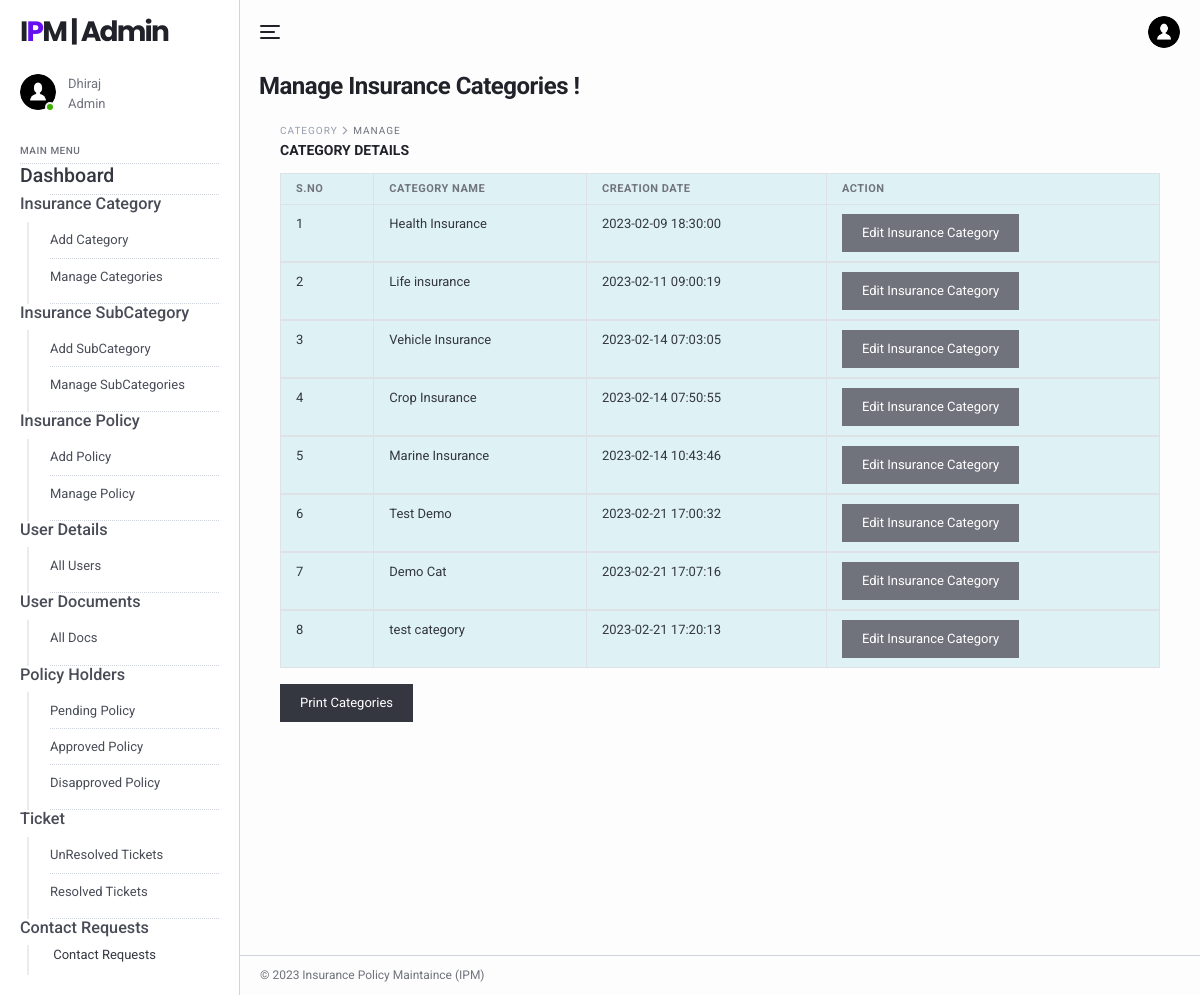
The app's page /ipm/admin/manage-categories.php (signed in) with its own data.
### tables this page shows
CREATE TABLE `tblimsadmin` (
  `ID` int(11) NOT NULL,
  `AdminName` varchar(120) DEFAULT NULL,
  `AdminUsername` varchar(45) DEFAULT NULL,
  `Password` varchar(45) DEFAULT NULL,
  `AdminRegdate` timestamp NULL DEFAULT current_timestamp()
);

CREATE TABLE `category` (
  `ID` int(11) NOT NULL,
  `CategoryName` varchar(45) DEFAULT NULL,
  `CreationDate` timestamp NULL DEFAULT current_timestamp()
);

### ipm/admin/manage-categories.php (the view, shortened to what this page needs)
<?php
include('includes/dbconnection.php');
if (strlen($_SESSION['aid']==0)) {
  header('location:logout.php');
  } else{
?>
<!DOCTYPE html>
<html lang="en">
  <head>
    <link href="../lib/fontawesome-free/css/all.min.css" rel="stylesheet">
    <link href="../lib/ionicons/css/ionicons.min.css" rel="stylesheet">
    <link href="../lib/typicons.font/typicons.css" rel="stylesheet">
    <link href="../lib/morris.js/morris.css" rel="stylesheet">
    <link href="../lib/flag-icon-css/css/flag-icon.min.css" rel="stylesheet">
    <link href="../lib/jqvmap/jqvmap.min.css" rel="stylesheet">
    <link rel="stylesheet" href="../css/azia.css">
  </head>
  <body class="az-body az-body-sidebar">
<?php include_once('includes/sidebar.php');?>
    <div class="az-content az-content-dashboard-two">
<?php include_once('includes/header.php');?>
      <div class="az-content-header d-block d-md-flex">
        <div>
          <h2 class="az-content-title mg-b-5 mg-b-lg-8">Manage Insurance Categories !</h2>
        </div>
      </div>
      <div class="az-content-body">
     <div class="az-content">
      <div class="container">
        <div class="az-content-body">
          <div class="az-content-breadcrumb">
            <span>Category </span>
            <span>Manage</span>
          </div>
          <div class="az-content-label mg-b-5">Category Details</div>
          <div class="table-responsive">
            <table class="table table-info table-bordered table-stripped table-hover mg-b-0">
              <thead>
                <tr>
                  <th>S.NO</th>
                  <th>Category Name</th>
                  <th>Creation Date</th>
                  <th>Action</th>
                </tr>
              </thead>
              <?php
                $ret=mysqli_query($con,"select * from category");
                $cnt=1;
                while ($row=mysqli_fetch_array($ret)) {
                ?>
              <tbody>
                <tr>
                  <td><?php echo $cnt;?></td>
                  <td><?php  echo $row['CategoryName'];?></td>
                  <td><?php  echo $row['CreationDate'];?></td>
                  <td><a href="editcategory.php?editid=<?php echo $row['ID'];?>" class="btn btn-secondary">Edit Insurance Category</a>
                </tr>
                <?php
              $cnt=$cnt+1;
              }?>
              </tbody>
            </table>
<button class="btn btn-dark mt-3" onclick="window.print()">Print Categories</button>
          </div>
            </div>
          </div>
        </div>
      </div>
    <?php include_once('includes/footer.php');?>
    </div>
  </body>
</html>
<?php }  ?>

### ipm/admin/includes/sidebar.php (shortened to what this page needs)
<div class="az-sidebar">
    <div class="az-sidebar-header">
      <a href="#" class="az-logo">I<span>P</span>M | Admin</a>
    </div>
    <div class="az-sidebar-loggedin">
      <div class="az-img-user online"><img src="../img/user.png" alt=""></div>
      <div class="media-body">
                    <?php
                    $adminid=$_SESSION['aid'];
                    $ret=mysqli_query($con,"select AdminName from tblimsadmin where ID='$adminid'");
                    $row=mysqli_fetch_array($ret);
                    $name=$row['AdminName'];
                    ?>
                <span><?php echo $name; ?></span>
        <span>Admin</span>
      </div>
    </div>
    <div class="az-sidebar-body">
      <ul class="nav">
        <li class="nav-label">Main Menu</li>
          <li class="nav-item show">
          <a href="dashboard.php" class="text-dark"><h4>Dashboard</h4></a>
        </li>
        <li class="nav-item show">
          <h5>Insurance Category</h5>
          <nav class="nav-sub">
            <a href="add-category.php" class="nav-sub-link">Add Category</a>
            <a href="manage-categories.php" class="nav-sub-link">Manage Categories</a>
          </nav>
        </li>
        <li class="nav-item show">
          <h5>Insurance SubCategory</h5>
          <nav class="nav-sub">
            <a href="add-subcategory.php" class="nav-sub-link">Add SubCategory</a>
            <a href="manage-subcategories.php" class="nav-sub-link">Manage SubCategories</a>
          </nav>
        <li class="nav-item show">
          <h5>Insurance Policy</h5>
          <nav class="nav-sub">
            <a href="policyform.php" class="nav-sub-link">Add Policy</a>
            <a href="manage-policyform.php" class="nav-sub-link">Manage Policy</a>
          </nav>
        </li>
        <li class="nav-item show">
          <h5>User Details</h5>
          <nav class="nav-sub">
            <a href="user-detail.php" class="nav-sub-link">All Users</a>
          </nav>
        </li>
        <li class="nav-item show">
          <h5>User Documents</h5>
          <nav class="nav-sub">
            <a href="user-docs.php" class="nav-sub-link">All Docs</a>
          </nav>
        </li>
        <li class="nav-item show">
          <h5>Policy Holders</h5>
          <nav class="nav-sub">
            <a href="pending-policy.php" class="nav-sub-link">Pending Policy</a>
          <a href="approve-policy.php" class="nav-sub-link">Approved Policy</a>
          <a href="disapprove-policy.php" class="nav-sub-link">Disapproved Policy</a>
          </nav>
        </li>
        <li class="nav-item show">
          <h5>Ticket</h5>
          <nav class="nav-sub">
            <a href="unresolved-tickets.php" class="nav-sub-link">UnResolved Tickets</a>
            <a href="resolved-tickets.php" class="nav-sub-link">Resolved Tickets</a>
          </nav>
        </li>
        <li class="nav-item show">
          <h5>Contact Requests</h5>
          <nav class="nav-sub">
            <a href="contact_request.php">
              <span class="nav-link-text text-dark">Contact Requests</span>
            </a>
          </nav>
        </li>
      </ul>
    </div>
  </div>

### records on screen
tblimsadmin: AdminName "Dhiraj"
category: CategoryName "Health Insurance", CreationDate "2023-02-09 18:30:00"
category: CategoryName "Life insurance", CreationDate "2023-02-11 09:00:19"
category: CategoryName "Vehicle Insurance", CreationDate "2023-02-14 07:03:05"
category: CategoryName "Crop Insurance", CreationDate "2023-02-14 07:50:55"
category: CategoryName "Marine Insurance", CreationDate "2023-02-14 10:43:46"
category: CategoryName "Test Demo", CreationDate "2023-02-21 17:00:32"
category: CategoryName "Demo Cat", CreationDate "2023-02-21 17:07:16"
category: CategoryName "test category", CreationDate "2023-02-21 17:20:13"
